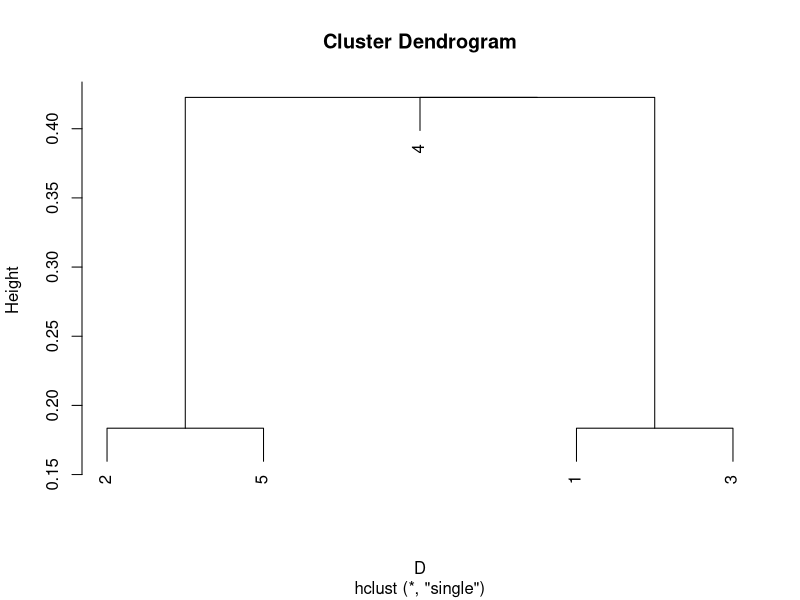

Recreate this plot in R.
## ---- chunk 1
knitr::opts_chunk$set(echo = TRUE)
## ---- chunk 2
library(igraph)
## ---- chunk 3
A = matrix(0, nrow=6, ncol=6)
# node 1
A[1,2] = 1
A[1,3] = 1
# node 2
A[2,1] = 1
A[2,3] = 1
# node 3
A[3,1] = 1
A[3,2] = 1
A[3,4] = 1
# node 4
A[4,3] = 1
A[4,5] = 1
A[4,6] = 1
# node 5
A[5,4] = 1
A[5,6] = 1
# node 6
A[6,4] = 1
A[6,5] = 1

print(A)
g = graph_from_adjacency_matrix(A)
## ---- chunk 4
B = modularity_matrix(g) 
print(B)
## ---- chunk 5
v = eigen(B)$vectors[,1]
print(v)
membership = rep(0, length(v))
membership[v < 0] = 1
membership[v > 0] = 2
M = modularity(g, membership)
print(M)
## ---- chunk 6
A = matrix(0, nrow=5, ncol=5)
# node 1
A[1,2] = 1
A[1,4] = 1
# node 2
A[2,1] = 1
A[2,3] = 1
A[2,4] = 1
# node 3
A[3,2] = 1
A[3,4] = 1
A[3,5] = 1
# node 4
A[4,1] = 1
A[4,2] = 1
A[4,3] = 1
A[4,5] = 1
# node 5
A[5,3] = 1
A[5,4] = 1

print(A)
## ---- chunk 7
S = matrix(0, nrow=5, ncol=5)
for(i in 1:5)
{
  for(j in 1:5)
  {
    S[i,j] = (A[i,] %*% A[j,]) / ( sqrt(A[i,] %*% A[i,]) * sqrt(A[j,] %*% A[j,]) )
  }
}
print(S)
## ---- chunk 8
D = as.dist(1 - S)
hc = hclust(D, method="single")
plot(hc)
